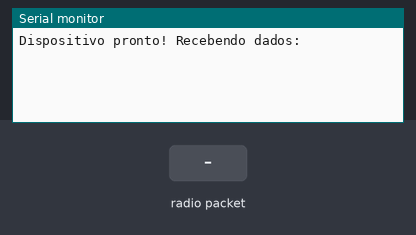
A sketch run on a simulated Arduino Uno, built with avr-gcc and run on an emulated ATmega328P. Shown: the last lines printed to the serial monitor. Inputs (shaded band) come from the test bench. No radio packets arrive unless stated.

Above: at 1.2 s.
1.3 s: radio packet "49" arrives
At 1.8 s:
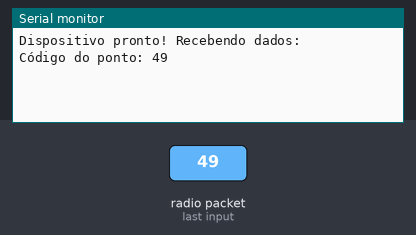
2.8 s: radio packet "50" arrives
At 4.1 s:
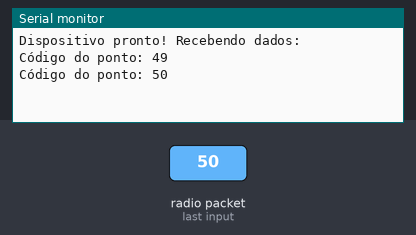

Measured:
- after the input at 1.3 s, the serial monitor: prints a new line at once (image 1)
- after the input at 2.8 s, the serial monitor: prints a new line at once (image 2)

The sketch:

programacao_receptor.ino
```cpp
#include <ArduinoJson.h>
#include <SoftwareSerial.h>

SoftwareSerial s(5, 6);
#include <VirtualWire.h> // Biblioteca necessário para comunicação
// Um buffer para guardar as mensagens recebidas
byte message[VW_MAX_MESSAGE_LEN];
byte messageLength = VW_MAX_MESSAGE_LEN; // Tamanho da mensagem

String codigoString;
int codigo;
void setup() {
  Serial.begin(9600);
  s.begin(9600);
  // Se comunicação entre o receptor e transmissor estiver correta irá...
  //aparecer essa mensagem de confirmação no serial monitor
  Serial.println("Dispositivo pronto! Recebendo dados: ");
  // Inicializa o IO e ISR
  vw_set_rx_pin(12);
  vw_setup(2000); // Bits por segundo
  vw_rx_start(); // Inicializa o receptor
}
void loop()
{
if (vw_get_message(message, &messageLength)) // Sem bloqueio
{
  Serial.print("Código do ponto: ");
  for (int i = 0; i < messageLength; i++) {
    codigoString = message[i];
    Serial.write(message[i]);
    if (codigoString == "49") {
      codigo = 1;
    }
    if (codigoString == "50") {
      codigo = 2;
    }
    if (codigoString == "51") {
      codigo = 3;
    }
    enviarNode();
  }
  Serial.println(); // Irá mostrar a menssagem "Dados enviados com sucesso!"
  }
}

void enviarNode(){
  StaticJsonBuffer<1000> jsonBuffer;
  JsonObject& AN = jsonBuffer.createObject();

  AN["CODIGO"] = codigo;
  AN.printTo(s);

  codigo = 0;

}
```
